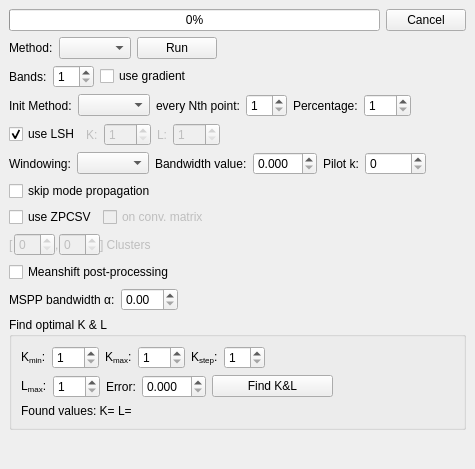
  <widget class="QDockWidget" name="usDock">
   <property name="windowTitle">
    <string>Unsupervised Segmentation</string>
   </property>
   <attribute name="dockWidgetArea">
    <number>2</number>
   </attribute>
   <widget class="QWidget" name="dockWidgetContents_5">
    <layout class="QVBoxLayout" name="verticalLayout_7">
     <item>
      <widget class="QWidget" name="usProgressWidget" native="true">
       <layout class="QHBoxLayout" name="horizontalLayout_17">
        <property name="margin">
         <number>0</number>
        </property>
        <item>
         <widget class="QProgressBar" name="usProgressBar">
          <property name="value">
           <number>0</number>
          </property>
         </widget>
        </item>
        <item>
         <widget class="QPushButton" name="usCancelButton">
          <property name="text">
           <string>Cancel</string>
          </property>
         </widget>
        </item>
       </layout>
      </widget>
     </item>
     <item>
      <widget class="QWidget" name="usSettingsWidget" native="true">
       <layout class="QVBoxLayout" name="verticalLayout_14">
        <property name="margin">
         <number>0</number>
        </property>
        <item>
         <widget class="QWidget" name="widget_5" native="true">
          <layout class="QHBoxLayout" name="horizontalLayout_18">
           <property name="margin">
            <number>0</number>
           </property>
           <item>
            <widget class="QLabel" name="label_9">
             <property name="text">
              <string>Method:</string>
             </property>
            </widget>
           </item>
           <item>
            <widget class="QComboBox" name="usMethodBox">
             <property name="sizeAdjustPolicy">
              <enum>QComboBox::AdjustToContents</enum>
             </property>
            </widget>
           </item>
           <item>
            <widget class="QPushButton" name="usGoButton">
             <property name="text">
              <string>Run</string>
             </property>
             <property name="icon">
              <iconset resource="gerbil.qrc">
               <normaloff>:/toolbar/run</normaloff>:/toolbar/run</iconset>
             </property>
             <property name="iconSize">
              <size>
               <width>16</width>
               <height>16</height>
              </size>
             </property>
            </widget>
           </item>
           <item>
            <spacer name="horizontalSpacer_15">
             <property name="orientation">
              <enum>Qt::Horizontal</enum>
             </property>
             <property name="sizeHint" stdset="0">
              <size>
               <width>40</width>
               <height>20</height>
              </size>
             </property>
            </spacer>
           </item>
          </layout>
         </widget>
        </item>
        <item>
         <widget class="QWidget" name="widget_8" native="true">
          <layout class="QHBoxLayout" name="horizontalLayout_46">
           <property name="margin">
            <number>0</number>
           </property>
           <item>
            <widget class="QLabel" name="label_11">
             <property name="text">
              <string>Bands:</string>
             </property>
            </widget>
           </item>
           <item>
            <widget class="QSpinBox" name="usBandsSpinBox">
             <property name="toolTip">
              <string extracomment="use a reduced number of bands"/>
             </property>
             <property name="minimum">
              <number>1</number>
             </property>
            </widget>
           </item>
           <item>
            <widget class="QCheckBox" name="usGradientCheckBox">
             <property name="text">
              <string>use gradient</string>
             </property>
            </widget>
           </item>
           <item>
            <spacer name="horizontalSpacer_18">
             <property name="orientation">
              <enum>Qt::Horizontal</enum>
             </property>
             <property name="sizeHint" stdset="0">
              <size>
               <width>40</width>
               <height>20</height>
              </size>
             </property>
            </spacer>
           </item>
          </layout>
         </widget>
        </item>
        <item>
         <widget class="QWidget" name="widget_10" native="true">
          <layout class="QHBoxLayout" name="horizontalLayout_19">
           <property name="margin">
            <number>0</number>
           </property>
           <item>
            <widget class="QLabel" name="label_12">
             <property name="text">
              <string>Init Method:</string>
             </property>
            </widget>
           </item>
           <item>
            <widget class="QComboBox" name="usInitMethodBox"/>
           </item>
           <item>
            <widget class="QWidget" name="usInitJumpWidget" native="true">
             <layout class="QFormLayout" name="formLayout_4">
              <property name="fieldGrowthPolicy">
               <enum>QFormLayout::AllNonFixedFieldsGrow</enum>
              </property>
              <property name="margin">
               <number>0</number>
              </property>
              <item row="0" column="0">
               <widget class="QLabel" name="label_13">
                <property name="text">
                 <string>every Nth point:</string>
                </property>
               </widget>
              </item>
              <item row="0" column="1">
               <widget class="QSpinBox" name="usInitJumpBox">
                <property name="minimum">
                 <number>1</number>
                </property>
               </widget>
              </item>
             </layout>
            </widget>
           </item>
           <item>
            <widget class="QWidget" name="usInitPercentWidget" native="true">
             <layout class="QFormLayout" name="formLayout_5">
              <property name="fieldGrowthPolicy">
               <enum>QFormLayout::AllNonFixedFieldsGrow</enum>
              </property>
              <property name="margin">
               <number>0</number>
              </property>
              <item row="0" column="0">
               <widget class="QLabel" name="label_14">
                <property name="text">
                 <string>Percentage:</string>
                </property>
               </widget>
              </item>
              <item row="0" column="1">
               <widget class="QSpinBox" name="usInitPercentBox">
                <property name="minimum">
                 <number>1</number>
                </property>
                <property name="maximum">
                 <number>100</number>
                </property>
               </widget>
              </item>
             </layout>
            </widget>
           </item>
           <item>
            <spacer name="horizontalSpacer_19">
             <property name="orientation">
              <enum>Qt::Horizontal</enum>
             </property>
             <property name="sizeHint" stdset="0">
              <size>
               <width>40</width>
               <height>20</height>
              </size>
             </property>
            </spacer>
           </item>
          </layout>
         </widget>
        </item>
        <item>
         <widget class="QWidget" name="widget" native="true">
          <layout class="QHBoxLayout" name="horizontalLayout_47">
           <property name="margin">
            <number>0</number>
           </property>
           <item>
            <widget class="QCheckBox" name="usLshCheckBox">
             <property name="text">
              <string>use LSH</string>
             </property>
             <property name="checked">
              <bool>true</bool>
             </property>
            </widget>
           </item>
           <item>
            <widget class="QWidget" name="usLshWidget" native="true">
             <property name="enabled">
              <bool>false</bool>
             </property>
             <layout class="QGridLayout" name="gridLayout_6">
              <property name="margin">
               <number>0</number>
              </property>
              <item row="0" column="2">
               <widget class="QLabel" name="label_20">
                <property name="text">
                 <string>K:</string>
                </property>
               </widget>
              </item>
              <item row="0" column="4">
               <widget class="QSpinBox" name="usKSpinBox">
                <property name="minimum">
                 <number>1</number>
                </property>
                <property name="maximum">
                 <number>999</number>
                </property>
               </widget>
              </item>
              <item row="0" column="5">
               <widget class="QLabel" name="label_21">
                <property name="text">
                 <string>L:</string>
                </property>
               </widget>
              </item>
              <item row="0" column="6">
               <widget class="QSpinBox" name="usLSpinBox">
                <property name="minimum">
                 <number>1</number>
                </property>
                <property name="maximum">
                 <number>999</number>
                </property>
               </widget>
              </item>
              <item row="0" column="8">
               <spacer name="horizontalSpacer_16">
                <property name="orientation">
                 <enum>Qt::Horizontal</enum>
                </property>
                <property name="sizeHint" stdset="0">
                 <size>
                  <width>40</width>
                  <height>20</height>
                 </size>
                </property>
               </spacer>
              </item>
             </layout>
            </widget>
           </item>
          </layout>
         </widget>
        </item>
        <item>
         <widget class="QWidget" name="widget_9" native="true">
          <layout class="QHBoxLayout" name="horizontalLayout_21">
           <property name="margin">
            <number>0</number>
           </property>
           <item>
            <widget class="QLabel" name="label_17">
             <property name="text">
              <string>Windowing:</string>
             </property>
            </widget>
           </item>
           <item>
            <widget class="QComboBox" name="usBandwidthBox"/>
           </item>
           <item>
            <widget class="QWidget" name="usFixedBWWidget" native="true">
             <layout class="QGridLayout" name="gridLayout_7">
              <property name="margin">
               <number>0</number>
              </property>
              <item row="0" column="0">
               <widget class="QLabel" name="label_18">
                <property name="text">
                 <string>Bandwidth value:</string>
                </property>
               </widget>
              </item>
              <item row="0" column="1">
               <widget class="QDoubleSpinBox" name="usFixedBWSpinBox">
                <property name="decimals">
                 <number>3</number>
                </property>
                <property name="singleStep">
                 <double>0.005000000000000</double>
                </property>
               </widget>
              </item>
             </layout>
            </widget>
           </item>
           <item>
            <widget class="QWidget" name="usAdaptiveBWWidget" native="true">
             <layout class="QGridLayout" name="gridLayout_8">
              <property name="margin">
               <number>0</number>
              </property>
              <item row="0" column="0">
               <widget class="QLabel" name="label_19">
                <property name="text">
                 <string>Pilot k:</string>
                </property>
               </widget>
              </item>
              <item row="0" column="1">
               <widget class="QSpinBox" name="usPilotKSpinBox">
                <property name="maximum">
                 <number>99999</number>
                </property>
               </widget>
              </item>
             </layout>
            </widget>
           </item>
           <item>
            <spacer name="horizontalSpacer_22">
             <property name="orientation">
              <enum>Qt::Horizontal</enum>
             </property>
             <property name="sizeHint" stdset="0">
              <size>
               <width>40</width>
               <height>20</height>
              </size>
             </property>
            </spacer>
           </item>
          </layout>
         </widget>
        </item>
        <item>
         <widget class="QWidget" name="usSkipPropWidget" native="true">
          <layout class="QHBoxLayout" name="horizontalLayout_16">
           <property name="margin">
            <number>0</number>
           </property>
           <item>
            <widget class="QCheckBox" name="usSkipPropCheckBox">
             <property name="text">
              <string>skip mode propagation</string>
             </property>
            </widget>
           </item>
           <item>
            <spacer name="horizontalSpacer_20">
             <property name="orientation">
              <enum>Qt::Horizontal</enum>
             </property>
             <property name="sizeHint" stdset="0">
              <size>
               <width>285</width>
               <height>20</height>
              </size>
             </property>
            </spacer>
           </item>
          </layout>
         </widget>
        </item>
        <item>
         <widget class="QWidget" name="usSpectralWidget" native="true">
          <layout class="QVBoxLayout" name="verticalLayout_8">
           <property name="margin">
            <number>0</number>
           </property>
           <item>
            <layout class="QHBoxLayout" name="horizontalLayout_3">
             <item>
              <widget class="QCheckBox" name="usSpectralCheckBox">
               <property name="text">
                <string>use ZPCSV</string>
               </property>
              </widget>
             </item>
             <item>
              <widget class="QCheckBox" name="usSpectralConvCheckBox">
               <property name="enabled">
                <bool>false</bool>
               </property>
               <property name="text">
                <string>on conv. matrix</string>
               </property>
              </widget>
             </item>
             <item>
              <spacer name="horizontalSpacer_12">
               <property name="orientation">
                <enum>Qt::Horizontal</enum>
               </property>
               <property name="sizeHint" stdset="0">
                <size>
                 <width>40</width>
                 <height>20</height>
                </size>
               </property>
              </spacer>
             </item>
            </layout>
           </item>
           <item>
            <widget class="QWidget" name="usSpectralMinMaxWidget" native="true">
             <property name="enabled">
              <bool>false</bool>
             </property>
             <layout class="QHBoxLayout" name="usSpectralMinMaxWidget_2">
              <property name="spacing">
               <number>0</number>
              </property>
              <property name="margin">
               <number>0</number>
              </property>
              <item>
               <widget class="QLabel" name="label_7">
                <property name="text">
                 <string>[</string>
                </property>
               </widget>
              </item>
              <item>
               <widget class="QSpinBox" name="usSpectralMinBox">
                <property name="toolTip">
                 <string>lower bound</string>
                </property>
               </widget>
              </item>
              <item>
               <widget class="QLabel" name="label_5">
                <property name="text">
                 <string>,</string>
                </property>
               </widget>
              </item>
              <item>
               <widget class="QSpinBox" name="usSpectralMaxBox">
                <property name="toolTip">
                 <string>upper bound</string>
                </property>
               </widget>
              </item>
              <item>
               <widget class="QLabel" name="label_6">
                <property name="text">
                 <string>] Clusters</string>
                </property>
               </widget>
              </item>
              <item>
               <spacer name="spacer">
                <property name="orientation">
                 <enum>Qt::Horizontal</enum>
                </property>
                <property name="sizeHint" stdset="0">
                 <size>
                  <width>40</width>
                  <height>20</height>
                 </size>
                </property>
               </spacer>
              </item>
             </layout>
            </widget>
           </item>
          </layout>
         </widget>
        </item>
        <item>
         <widget class="QWidget" name="usMSPPWidget" native="true">
          <layout class="QVBoxLayout" name="verticalLayout_9">
           <property name="margin">
            <number>0</number>
           </property>
           <item>
            <widget class="QCheckBox" name="usProbShiftMSPPCheckBox">
             <property name="text">
              <string>Meanshift post-processing</string>
             </property>
            </widget>
           </item>
           <item>
            <widget class="QWidget" name="widget_2" native="true">
             <layout class="QHBoxLayout" name="horizontalLayout_10">
              <property name="margin">
               <number>0</number>
              </property>
              <item>
               <widget class="QLabel" name="label_8">
                <property name="text">
                 <string>MSPP bandwidth α:</string>
                </property>
               </widget>
              </item>
              <item>
               <widget class="QDoubleSpinBox" name="usProbShiftMSPPAlphaSpinBox"/>
              </item>
              <item>
               <spacer name="horizontalSpacer_13">
                <property name="orientation">
                 <enum>Qt::Horizontal</enum>
                </property>
                <property name="sizeHint" stdset="0">
                 <size>
                  <width>40</width>
                  <height>20</height>
                 </size>
                </property>
               </spacer>
              </item>
             </layout>
            </widget>
           </item>
          </layout>
         </widget>
        </item>
        <item>
         <widget class="QGroupBox" name="groupBox_2">
          <property name="title">
           <string>Find optimal K &amp;&amp; L</string>
          </property>
          <layout class="QVBoxLayout" name="verticalLayout_12">
           <item>
            <layout class="QHBoxLayout" name="horizontalLayout_48">
             <item>
              <widget class="QLabel" name="kMinLabel_2">
               <property name="text">
                <string>&lt;!DOCTYPE HTML PUBLIC &quot;-//W3C//DTD HTML 4.0//EN&quot; &quot;http://www.w3.org/TR/REC-html40/strict.dtd&quot;&gt;
&lt;html&gt;&lt;head&gt;&lt;meta name=&quot;qrichtext&quot; content=&quot;1&quot; /&gt;&lt;style type=&quot;text/css&quot;&gt;
p, li { white-space: pre-wrap; }
&lt;/style&gt;&lt;/head&gt;&lt;body style=&quot; font-family:'Sans'; font-size:10pt; font-weight:400; font-style:normal;&quot;&gt;
&lt;table border=&quot;0&quot; style=&quot;-qt-table-type: root; margin-top:4px; margin-bottom:4px; margin-left:4px; margin-right:4px;&quot;&gt;
&lt;tr&gt;
&lt;td style=&quot;border: none;&quot;&gt;
&lt;p style=&quot; margin-top:0px; margin-bottom:0px; margin-left:0px; margin-right:0px; -qt-block-indent:0; text-indent:0px;&quot;&gt;&lt;span style=&quot; font-family:'Sans Serif'; font-size:9pt;&quot;&gt;K&lt;/span&gt;&lt;span style=&quot; font-family:'Sans Serif'; font-size:9pt; vertical-align:sub;&quot;&gt;min&lt;/span&gt;&lt;span style=&quot; font-family:'Sans Serif'; font-size:9pt;&quot;&gt;:&lt;/span&gt;&lt;/p&gt;&lt;/td&gt;&lt;/tr&gt;&lt;/table&gt;&lt;/body&gt;&lt;/html&gt;</string>
               </property>
              </widget>
             </item>
             <item>
              <widget class="QSpinBox" name="usFindKLKMinBox">
               <property name="minimum">
                <number>1</number>
               </property>
               <property name="maximum">
                <number>999</number>
               </property>
              </widget>
             </item>
             <item>
              <widget class="QLabel" name="label_15">
               <property name="text">
                <string>&lt;!DOCTYPE HTML PUBLIC &quot;-//W3C//DTD HTML 4.0//EN&quot; &quot;http://www.w3.org/TR/REC-html40/strict.dtd&quot;&gt;
&lt;html&gt;&lt;head&gt;&lt;meta name=&quot;qrichtext&quot; content=&quot;1&quot; /&gt;&lt;style type=&quot;text/css&quot;&gt;
p, li { white-space: pre-wrap; }
&lt;/style&gt;&lt;/head&gt;&lt;body style=&quot; font-family:'Sans'; font-size:10pt; font-weight:400; font-style:normal;&quot;&gt;
&lt;table style=&quot;-qt-table-type: root; margin-top:4px; margin-bottom:4px; margin-left:4px; margin-right:4px;&quot;&gt;
&lt;tr&gt;
&lt;td style=&quot;border: none;&quot;&gt;
&lt;p style=&quot; margin-top:0px; margin-bottom:0px; margin-left:0px; margin-right:0px; -qt-block-indent:0; text-indent:0px;&quot;&gt;&lt;span style=&quot; font-family:'Sans Serif'; font-size:9pt;&quot;&gt;K&lt;/span&gt;&lt;span style=&quot; font-family:'Sans Serif'; font-size:9pt; vertical-align:sub;&quot;&gt;max&lt;/span&gt;&lt;span style=&quot; font-family:'Sans Serif'; font-size:9pt;&quot;&gt;:&lt;/span&gt;&lt;/p&gt;&lt;/td&gt;&lt;/tr&gt;&lt;/table&gt;&lt;/body&gt;&lt;/html&gt;</string>
               </property>
              </widget>
             </item>
             <item>
              <widget class="QSpinBox" name="usFindKLKmaxBox">
               <property name="minimum">
                <number>1</number>
               </property>
               <property name="maximum">
                <number>999</number>
               </property>
              </widget>
             </item>
             <item>
              <widget class="QLabel" name="stepLabel_2">
               <property name="text">
                <string>&lt;!DOCTYPE HTML PUBLIC &quot;-//W3C//DTD HTML 4.0//EN&quot; &quot;http://www.w3.org/TR/REC-html40/strict.dtd&quot;&gt;
&lt;html&gt;&lt;head&gt;&lt;meta name=&quot;qrichtext&quot; content=&quot;1&quot; /&gt;&lt;style type=&quot;text/css&quot;&gt;
p, li { white-space: pre-wrap; }
&lt;/style&gt;&lt;/head&gt;&lt;body style=&quot; font-family:'Sans'; font-size:10pt; font-weight:400; font-style:normal;&quot;&gt;
&lt;table style=&quot;-qt-table-type: root; margin-top:4px; margin-bottom:4px; margin-left:4px; margin-right:4px;&quot;&gt;
&lt;tr&gt;
&lt;td style=&quot;border: none;&quot;&gt;
&lt;p style=&quot; margin-top:0px; margin-bottom:0px; margin-left:0px; margin-right:0px; -qt-block-indent:0; text-indent:0px;&quot;&gt;&lt;span style=&quot; font-family:'Sans Serif'; font-size:9pt;&quot;&gt;K&lt;/span&gt;&lt;span style=&quot; font-family:'Sans Serif'; font-size:9pt; vertical-align:sub;&quot;&gt;step&lt;/span&gt;&lt;span style=&quot; font-family:'Sans Serif'; font-size:9pt;&quot;&gt;:&lt;/span&gt;&lt;/p&gt;&lt;/td&gt;&lt;/tr&gt;&lt;/table&gt;&lt;/body&gt;&lt;/html&gt;</string>
               </property>
              </widget>
             </item>
             <item>
              <widget class="QSpinBox" name="usFindKLKStepBox">
               <property name="minimum">
                <number>1</number>
               </property>
              </widget>
             </item>
             <item>
              <spacer name="horizontalSpacer_17">
               <property name="orientation">
                <enum>Qt::Horizontal</enum>
               </property>
               <property name="sizeHint" stdset="0">
                <size>
                 <width>40</width>
                 <height>20</height>
                </size>
               </property>
              </spacer>
             </item>
            </layout>
           </item>
           <item>
            <layout class="QHBoxLayout" name="horizontalLayout_50">
             <item>
              <widget class="QLabel" name="label_16">
               <property name="text">
                <string>&lt;!DOCTYPE HTML PUBLIC &quot;-//W3C//DTD HTML 4.0//EN&quot; &quot;http://www.w3.org/TR/REC-html40/strict.dtd&quot;&gt;
&lt;html&gt;&lt;head&gt;&lt;meta name=&quot;qrichtext&quot; content=&quot;1&quot; /&gt;&lt;style type=&quot;text/css&quot;&gt;
p, li { white-space: pre-wrap; }
&lt;/style&gt;&lt;/head&gt;&lt;body style=&quot; font-family:'Sans'; font-size:10pt; font-weight:400; font-style:normal;&quot;&gt;
&lt;table border=&quot;0&quot; style=&quot;-qt-table-type: root; margin-top:4px; margin-bottom:4px; margin-left:4px; margin-right:4px;&quot;&gt;
&lt;tr&gt;
&lt;td style=&quot;border: none;&quot;&gt;
&lt;p style=&quot; margin-top:0px; margin-bottom:0px; margin-left:0px; margin-right:0px; -qt-block-indent:0; text-indent:0px;&quot;&gt;&lt;span style=&quot; font-family:'Sans Serif'; font-size:9pt;&quot;&gt;L&lt;/span&gt;&lt;span style=&quot; font-family:'Sans Serif'; font-size:9pt; vertical-align:sub;&quot;&gt;max&lt;/span&gt;&lt;span style=&quot; font-family:'Sans Serif'; font-size:9pt;&quot;&gt;:&lt;/span&gt;&lt;/p&gt;&lt;/td&gt;&lt;/tr&gt;&lt;/table&gt;&lt;/body&gt;&lt;/html&gt;</string>
               </property>
              </widget>
             </item>
             <item>
              <widget class="QSpinBox" name="usFindKLLmaxBox">
               <property name="minimum">
                <number>1</number>
               </property>
               <property name="maximum">
                <number>999</number>
               </property>
              </widget>
             </item>
             <item>
              <widget class="QLabel" name="epsilonLabel_2">
               <property name="text">
                <string>Error:</string>
               </property>
              </widget>
             </item>
             <item>
              <widget class="QDoubleSpinBox" name="usFindKLEpsilonBox">
               <property name="decimals">
                <number>3</number>
               </property>
               <property name="singleStep">
                <double>0.010000000000000</double>
               </property>
              </widget>
             </item>
             <item>
              <widget class="QPushButton" name="usFindKLGoButton">
               <property name="sizePolicy">
                <sizepolicy hsizetype="Expanding" vsizetype="Fixed">
                 <horstretch>0</horstretch>
                 <verstretch>0</verstretch>
                </sizepolicy>
               </property>
               <property name="text">
                <string>Find K&amp;&amp;L</string>
               </property>
               <property name="autoDefault">
                <bool>false</bool>
               </property>
               <property name="default">
                <bool>false</bool>
               </property>
               <property name="flat">
                <bool>false</bool>
               </property>
              </widget>
             </item>
             <item>
              <spacer name="horizontalSpacer_21">
               <property name="orientation">
                <enum>Qt::Horizontal</enum>
               </property>
               <property name="sizeHint" stdset="0">
                <size>
                 <width>40</width>
                 <height>20</height>
                </size>
               </property>
              </spacer>
             </item>
            </layout>
           </item>
           <item>
            <widget class="QWidget" name="usFoundKLWidget" native="true">
             <layout class="QHBoxLayout" name="horizontalLayout_49">
              <property name="margin">
               <number>0</number>
              </property>
              <item>
               <widget class="QLabel" name="usFoundKLLabel">
                <property name="enabled">
                 <bool>true</bool>
                </property>
                <property name="text">
                 <string>Found values: K= L=</string>
                </property>
               </widget>
              </item>
             </layout>
            </widget>
           </item>
          </layout>
         </widget>
        </item>
       </layout>
      </widget>
     </item>
     <item>
      <spacer name="spacer_2">
       <property name="orientation">
        <enum>Qt::Vertical</enum>
       </property>
       <property name="sizeHint" stdset="0">
        <size>
         <width>20</width>
         <height>30</height>
        </size>
       </property>
      </spacer>
     </item>
    </layout>
   </widget>
  </widget>
